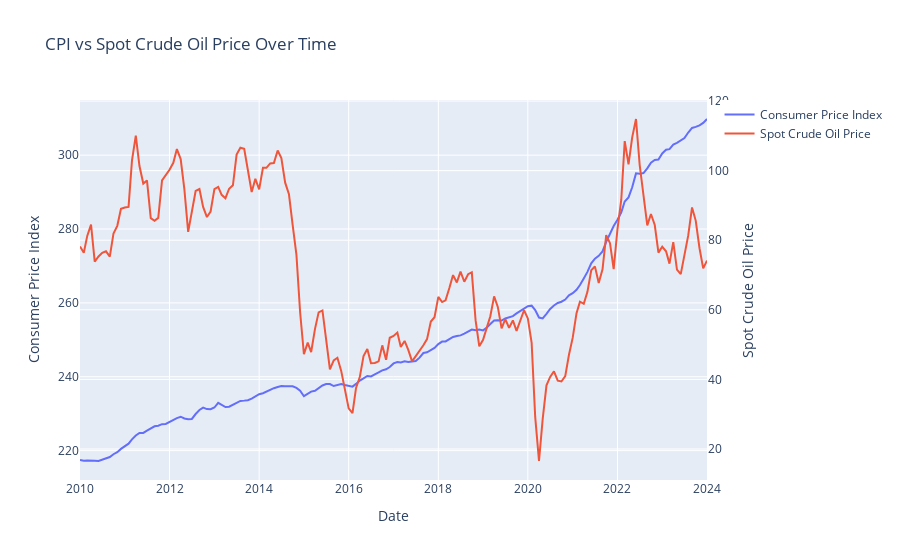

The notebook cell saved with this chart:
### Markdown cell above
-------------------------
### Final Combined Visualization
PI vs Oil Price on a Single Chart (Dual Axes)

To show both series in one figure, I use two y-axes:
left axis: Consumer Price Index
right axis: Spot Crude Oil Price

This allows both trends to be clearly visible even though they are on different scales.

### Code cell
fig = go.Figure()

fig.add_trace(
    go.Scatter(
        x=finaldata["observation date"],
        y=finaldata["Consumer Price Index"],
        name="Consumer Price Index",
        yaxis="y1"
    )
)

fig.add_trace(
    go.Scatter(
        x=finaldata["observation date"],
        y=finaldata["Spot Crude Oil Price"],
        name="Spot Crude Oil Price",
        yaxis="y2"
    )
)

fig.update_layout(
    title="CPI vs Spot Crude Oil Price Over Time",
    xaxis=dict(title="Date"),
    
    yaxis=dict(title="Consumer Price Index"),

    yaxis2=dict(
        title="Spot Crude Oil Price",
        overlaying="y",
        side="right"
    )
)

fig.show()

### Figure 1 — Plotly figure (JSON) as saved in the notebook; plotly's stock layout.template omitted (floating-point values rounded to 4 significant figures; data arrays with more than 128 entries replaced by an {"elided": "..."} marker saying what was removed)
{"data": [{"name": "Consumer Price Index", "type": "scatter", "x": {"elided": "169 str values"}, "y": {"elided": "169 float values"}, "yaxis": "y"}, {"name": "Spot Crude Oil Price", "type": "scatter", "x": {"elided": "169 str values"}, "y": {"elided": "169 float values"}, "yaxis": "y2"}], "layout": {"title": {"text": "CPI vs Spot Crude Oil Price Over Time"}, "xaxis": {"title": {"text": "Date"}}, "yaxis": {"title": {"text": "Consumer Price Index"}}, "yaxis2": {"overlaying": "y", "side": "right", "title": {"text": "Spot Crude Oil Price"}}}}
